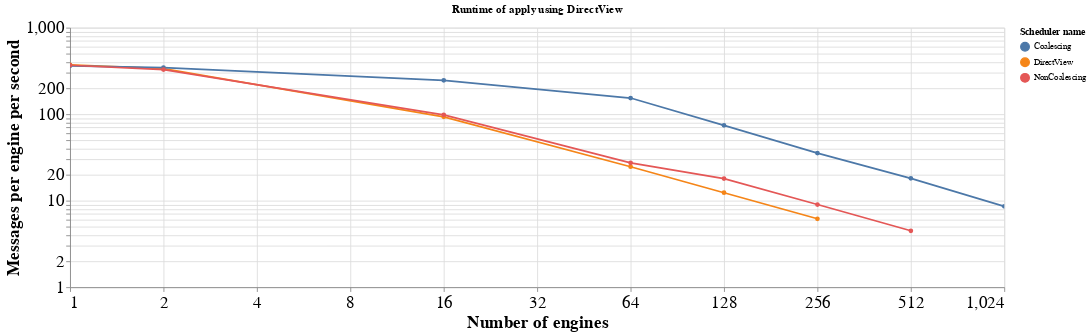

Notebook cell for this chart:
### Code cell
alt.Chart(dview).mark_line(point=True).encode(
    alt.X(
        'Number of engines',
        scale=alt.Scale(type='log', base=2)
    ),
    alt.Y(
        'Messages per engine per second',
        scale=alt.Scale(type='log')
    ),
    color='Scheduler name:N',
    tooltip='Messages per engine per second',
).configure_axis(labelFontSize=20, titleFontSize=20).properties(title='Runtime of apply using DirectView', width=1080).interactive().display(renderer='svg')

### Figure 1 — Vega-Lite specification as saved in the notebook (floating-point values rounded to 4 significant figures)
{"config": {"view": {"continuousWidth": 400, "continuousHeight": 300}, "axis": {"labelFontSize": 20, "titleFontSize": 20}}, "data": {"name": "data-f303b99b73e48d98ce153e914b33b442"}, "mark": {"type": "line", "point": true}, "encoding": {"color": {"type": "nominal", "field": "Scheduler name"}, "tooltip": {"type": "quantitative", "field": "Messages per engine per second"}, "x": {"type": "quantitative", "field": "Number of engines", "scale": {"base": 2, "type": "log"}}, "y": {"type": "quantitative", "field": "Messages per engine per second", "scale": {"type": "log"}}}, "selection": {"selector005": {"type": "interval", "bind": "scales", "encodings": ["x", "y"]}}, "title": "Runtime of apply using DirectView", "width": 1080, "$schema": "https://vega.github.io/schema/vega-lite/v4.8.1.json", "datasets": {"data-f303b99b73e48d98ce153e914b33b442": [{"Duration in ms": 268.3, "Number of messages": 100, "Number of engines": 1, "Scheduler name": "DirectView", "Speedup": 1.0, "Messages per engine per second": 372.8, "Total messages per second": 372.8}, {"Duration in ms": 297.4, "Number of messages": 100, "Number of engines": 2, "Scheduler name": "DirectView", "Speedup": 1.0, "Messages per engine per second": 336.3, "Total messages per second": 672.6}, {"Duration in ms": 1074.0, "Number of messages": 100, "Number of engines": 16, "Scheduler name": "DirectView", "Speedup": 1.0, "Messages per engine per second": 93.12, "Total messages per second": 1490.0}, {"Duration in ms": 4052.0, "Number of messages": 100, "Number of engines": 64, "Scheduler name": "DirectView", "Speedup": 1.0, "Messages per engine per second": 24.68, "Total messages per second": 1579.0}, {"Duration in ms": 8090.0, "Number of messages": 100, "Number of engines": 128, "Scheduler name": "DirectView", "Speedup": 1.0, "Messages per engine per second": 12.36, "Total messages per second": 1582.0}, {"Duration in ms": 16190.0, "Number of messages": 100, "Number of engines": 256, "Scheduler name": "DirectView", "Speedup": 1.0, "Messages per engine per second": 6.18, "Total messages per second": 1581.0}, {"Duration in ms": 275.9, "Number of messages": 100, "Number of engines": 1, "Scheduler name": "Coalescing", "Speedup": 0.9725, "Messages per engine per second": 362.5, "Total messages per second": 362.5}, {"Duration in ms": 290.1, "Number of messages": 100, "Number of engines": 2, "Scheduler name": "Coalescing", "Speedup": 1.025, "Messages per engine per second": 344.7, "Total messages per second": 689.4}, {"Duration in ms": 405.8, "Number of messages": 100, "Number of engines": 16, "Scheduler name": "Coalescing", "Speedup": 2.646, "Messages per engine per second": 246.4, "Total messages per second": 3943.0}, {"Duration in ms": 650.3, "Number of messages": 100, "Number of engines": 64, "Scheduler name": "Coalescing", "Speedup": 6.231, "Messages per engine per second": 153.8, "Total messages per second": 9841.0}, {"Duration in ms": 1345.0, "Number of messages": 100, "Number of engines": 128, "Scheduler name": "Coalescing", "Speedup": 6.015, "Messages per engine per second": 74.36, "Total messages per second": 9518.0}, {"Duration in ms": 2817.0, "Number of messages": 100, "Number of engines": 256, "Scheduler name": "Coalescing", "Speedup": 5.748, "Messages per engine per second": 35.5, "Total messages per second": 9089.0}, {"Duration in ms": 5517.0, "Number of messages": 100, "Number of engines": 512, "Scheduler name": "Coalescing", "Speedup": 0.1229, "Messages per engine per second": 18.12, "Total messages per second": 9280.0}, {"Duration in ms": 11620.0, "Number of messages": 100, "Number of engines": 1024, "Scheduler name": "Coalescing", "Speedup": null, "Messages per engine per second": 8.61, "Total messages per second": 8812.0}, {"Duration in ms": 271.9, "Number of messages": 100, "Number of engines": 1, "Scheduler name": "NonCoalescing", "Speedup": 0.9867, "Messages per engine per second": 367.8, "Total messages per second": 367.8}, {"Duration in ms": 305.3, "Number of messages": 100, "Number of engines": 2, "Scheduler name": "NonCoalescing", "Speedup": 0.9739, "Messages per engine per second": 327.5, "Total messages per second": 655.0}, {"Duration in ms": 1017.0, "Number of messages": 100, "Number of engines": 16, "Scheduler name": "NonCoalescing", "Speedup": 1.056, "Messages per engine per second": 98.31, "Total messages per second": 1573.0}, {"Duration in ms": 3648.0, "Number of messages": 100, "Number of engines": 64, "Scheduler name": "NonCoalescing", "Speedup": 1.111, "Messages per engine per second": 27.41, "Total messages per second": 1754.0}, {"Duration in ms": 5551.0, "Number of messages": 100, "Number of engines": 128, "Scheduler name": "NonCoalescing", "Speedup": 1.457, "Messages per engine per second": 18.02, "Total messages per second": 2306.0}, {"Duration in ms": 11080.0, "Number of messages": 100, "Number of engines": 256, "Scheduler name": "NonCoalescing", "Speedup": 1.462, "Messages per engine per second": 9.03, "Total messages per second": 2311.0}, {"Duration in ms": 22250.0, "Number of messages": 100, "Number of engines": 512, "Scheduler name": "NonCoalescing", "Speedup": 0.03049, "Messages per engine per second": 4.49, "Total messages per second": 2301.0}]}}
